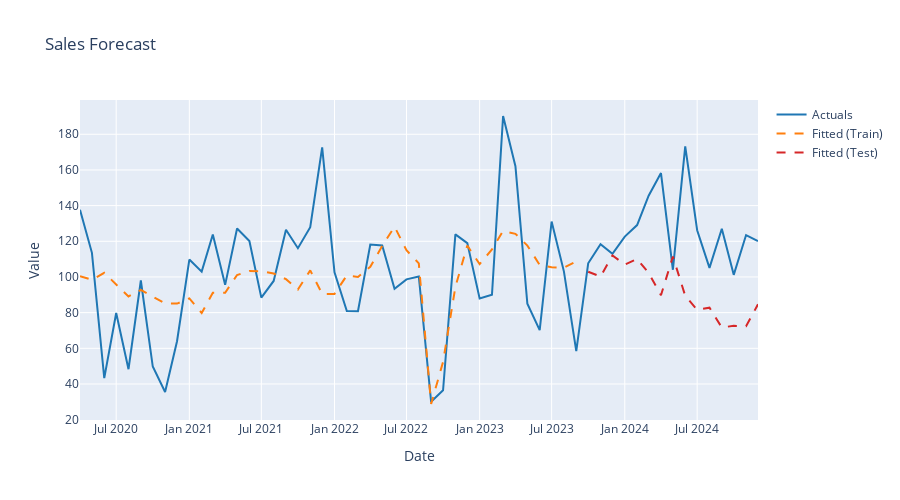

The notebook cell saved with this chart:
### Code cell
from py_parsnip import linear_reg

# Create specification with statsmodels engine
spec_ridge  = linear_reg(penalty = 0.1, mixture = 0).set_engine("sklearn")

# Fit model
fit_ridge = spec_ridge.fit(train_data, FORMULA_STR)

# Evaluate on test set
fit_ridge = fit_ridge.evaluate(test_data)

print("Model fitted successfully!")

# Extract outputs from both models
outputs_ridge, coefs_ridge, stats_ridge = fit_ridge.extract_outputs()

display(outputs_ridge)
display(coefs_ridge)
display(stats_ridge)

fig = plot_forecast(fit_ridge, title="Sales Forecast")
fig.show()
